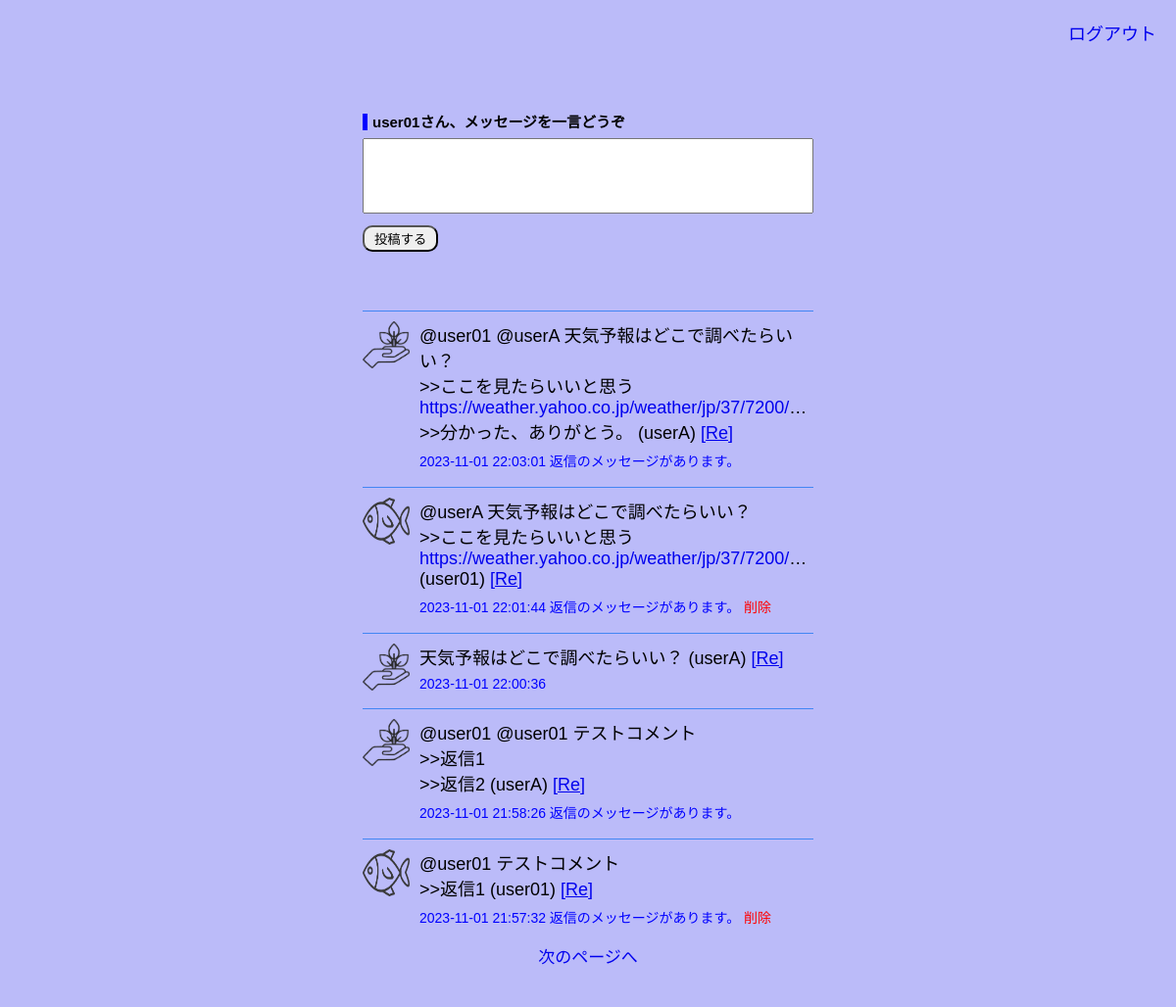
Screenshot of /home.php (signed in) with the database file from the repository.
### tables this page shows
CREATE TABLE `members` (
  `id` int(11) NOT NULL,
  `name` varchar(255) NOT NULL,
  `email` varchar(255) NOT NULL,
  `password` varchar(100) NOT NULL,
  `picture` varchar(255) NOT NULL,
  `created` datetime NOT NULL,
  `modified` timestamp NOT NULL DEFAULT current_timestamp() ON UPDATE current_timestamp()
);

CREATE TABLE `posts` (
  `id` int(11) NOT NULL,
  `message` text NOT NULL,
  `member_id` int(11) NOT NULL,
  `reply_posts_id` int(11) NOT NULL,
  `created` datetime NOT NULL,
  `modified` timestamp NOT NULL DEFAULT current_timestamp() ON UPDATE current_timestamp()
);

### home.php (the view, shortened to what this page needs)
<?php
require('./connect.php');
if(isset($_SESSION['user_id'])){
    $user_id = $_SESSION['user_id'];
}else{
    $user_id = '';
    header('Location: ./join/index.php');
    exit();
}
if(isset($_GET['res'])){
    $res_id = $_GET['res'];
    $select_posts = $conn->prepare("SELECT * FROM `posts` WHERE id=?");
    $select_posts->execute(array($res_id));
    $fetch_posts = $select_posts->fetch(PDO::FETCH_ASSOC);
    $select_members = $conn->prepare("SELECT * FROM `members` WHERE id= ?");
    $select_members->execute(array($fetch_posts['member_id']));
    $fetch_members = $select_members->fetch(PDO::FETCH_ASSOC);
    $comment = '@'. $fetch_members['name']. ' '. $fetch_posts['message'];
}else{
    $comment = '';
}
if(isset($_GET['page'])){
    $result_perpage = 5;
    $page = $_GET['page'];
    $page = max(1, $page);
    $select_posts = $conn->prepare("SELECT * FROM `posts`");
    $select_posts->execute();
    $count_page = $select_posts->rowCount();
    $start = ($page - 1) * $result_perpage;
    $max_page = ceil($count_page / $result_perpage);
}else{
    $page = 1;
    $start = 1;
    $result_perpage = 5;
    $select_posts = $conn->prepare("SELECT * FROM `posts`");
    $select_posts->execute();
    $count_page = $select_posts->rowCount();
    $start = ($page - 1) * $result_perpage;
    $max_page = ceil($count_page / $result_perpage);
}
?>
<!DOCTYPE html>
<html lang="en">
<head>
    <link rel="stylesheet" href="./join/css/style.css">
</head>
<body style=" background: rgb(187, 187, 249);">
    <section class="header" style="text-align: right; font-size:1.8rem;"><a href="./logout.php"
    onclick="return confirm('ログアウトしますか？');">ログアウト</a></section>
    <section class="form-container">
    <form action="" method="post">
            <div>
                <?php
                    $select_members = $conn->prepare("SELECT * FROM `members` WHERE id= ?");
                    $select_members->execute(array($user_id));
                    $fetch_members = $select_members->fetch(PDO::FETCH_ASSOC);
                ?>
                <p class="title" style="font-size: 1.5rem; font-weight:bold;"><?= $fetch_members['name']; ?>さん、メッセージを一言どうぞ</p>
                <textarea name="message" required class="box" cols="30" rows="5"><?= $comment. "\n"; ?><?php if(isset($_GET['res']))
                {echo '>>';}; ?></textarea>
            </div>
            <input type="submit" name="submit" class="btn" value="投稿する" style="margin-bottom: 5rem;">
                <?php
                $select_posts = $conn->prepare("SELECT * FROM `posts`
                ORDER BY created DESC LIMIT $start, $result_perpage");
                $select_posts->execute();
                if($select_posts->rowCount() > 0){
                    while($fetch_posts = $select_posts->fetch(PDO::FETCH_ASSOC)){
                    $member_id = $fetch_posts['member_id'];
                    $select_members = $conn->prepare("SELECT * FROM `members` WHERE id= ?");
                    $select_members->execute(array($member_id));
                    $fetch_members = $select_members->fetch(PDO::FETCH_ASSOC);
                ?>
                <div class="msg">
                    <img src="./join/member_picture/<?= $fetch_members['picture']; ?>" height="48" width="48" alt="">
                    <div>
                        <p style="margin: 0;"><?= nl2br($fetch_posts['message']); ?> (<?= $fetch_members['name']; ?>)
                        <a style="text-decoration: underline;" href="./home.php?res=<?= $fetch_posts['id']; ?>">[Re]</a></p>
                        <div class="flex">
                            <p style="font-size: 1.4rem;">
                                <a href="./view.php?p_id=<?= $fetch_posts['id']; ?>"><?= $fetch_posts['created']; ?></a>
                                <?php
                                if($fetch_posts['reply_posts_id'] > 0){
                                ?>
                                    <a href="./view.php?p_id=<?= $fetch_posts['id']; ?>">返信のメッセージがあります。</a>
                                <?php
                                }
                                ?>
                                <?php
                                   if($fetch_members['id'] == $user_id){
                                ?>
                                    <a style="color: red;" href="./home.php?delete_id=<?= $fetch_posts['id']; ?>"
                                    onclick="return confirm('このメッセージを削除しますか?');">削除</a>
                                <?php
                                 }
                                ?>
                            </p>
                        </div>
                    </div>
                </div>
                <?php
                }
                }
                ?>
                <div class="flex-page">
                    <?php if ($page < $max_page){
                     ?>
                        <a href="./home.php?page=<?= $page + 1 ?>">次のページへ</a>
                    <?php
                    }
                    ?>
                </div>
    </form>
</section>
</body>
</html>

### join/css/style.css (style rules this page uses)
* { margin: 0; padding: 0; box-sizing: border-box; font-family: sans-serif; outline: 0; text-decoration: none; }
html { font-size: 62.5%; }
section { max-width: 1200px; margin: 0 auto; padding: 2rem; }
.btn { padding: 0.2rem 1rem; border-radius: 1rem; cursor: pointer; }
.flex { display: flex; gap: 1.5rem; }
.form-container { display: flex; justify-content: center; align-items: center; min-height: calc(100vh - 17vh); flex-wrap: wrap; }
.form-container form { background: rgb(187, 187, 249); max-width: 50rem; padding: 2rem; display: flex; flex-wrap: wrap; gap: 1rem; overflow: hidden; }
.form-container form div { flex: 1 1 40rem; overflow: hidden; }
.form-container form div p { font-size: 1.8rem; margin: 0.7rem 0; }
.form-container form div textarea { resize: none; width: 100%; }
.form-container form p { font-size: 1.7rem; margin: 0.5rem 0; }
.form-container form div .title::before { content: ""; border-left: 5px solid blue; margin-right: 0.5rem; }
p { width: 100%; }
.msg { display: flex; align-items: flex-start; justify-content: center; gap: 1rem; border-top: 0.1rem solid #4286f4; }
.msg p { text-overflow: ellipsis; overflow-x: hidden; }
.msg .flex p a { color: blue; }
.msg:not(:first-child) { padding-top: 1rem; }
.flex-page { display: flex; gap: 2rem; justify-content: center; align-items: center; flex-wrap: wrap; }
.flex-page a { font-size: 1.7rem; }

### rows the page displays
members: name "user01"
posts: member.picture (picture), message "@user01 @userA 天気予報はどこで調べたらいい？ >>ここを見たらいいと思う https://weather.yahoo.co.jp/weather/jp/37/7200/ >>分かった、ありがとう。", member.name "userA", created "2023-11-01 22:03:01"
posts: member.picture (picture), message "@userA 天気予報はどこで調べたらいい？ >>ここを見たらいいと思う https://weather.yahoo.co.jp/weather/jp/37/7200/…", member.name "user01", created "2023-11-01 22:01:44"
posts: member.picture (picture), message "天気予報はどこで調べたらいい？", member.name "userA", created "2023-11-01 22:00:36"
posts: member.picture (picture), message "@user01 @user01 テストコメント >>返信1 >>返信2", member.name "userA", created "2023-11-01 21:58:26"
posts: member.picture (picture), message "@user01 テストコメント >>返信1", member.name "user01", created "2023-11-01 21:57:32"
